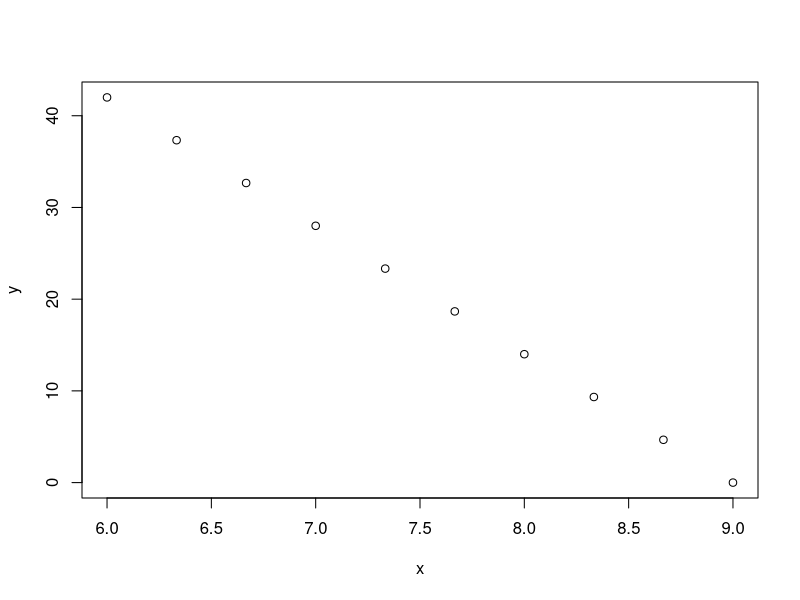
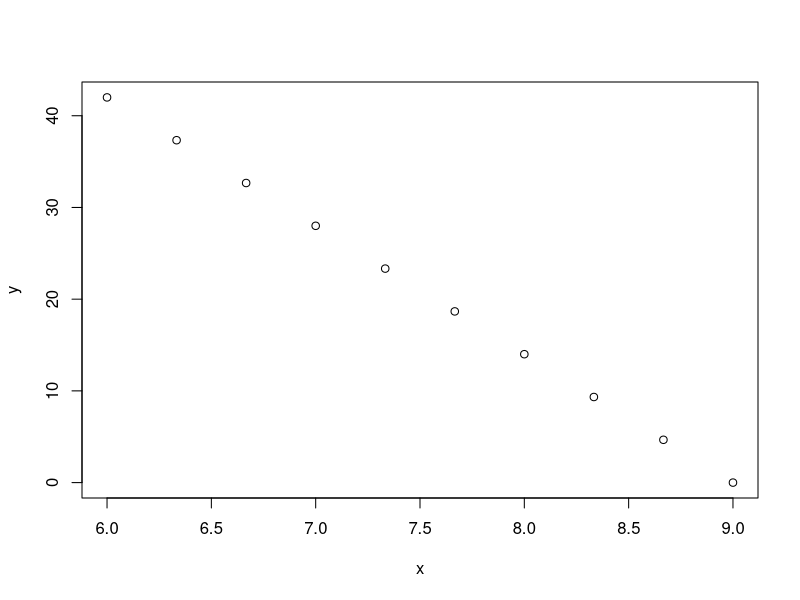
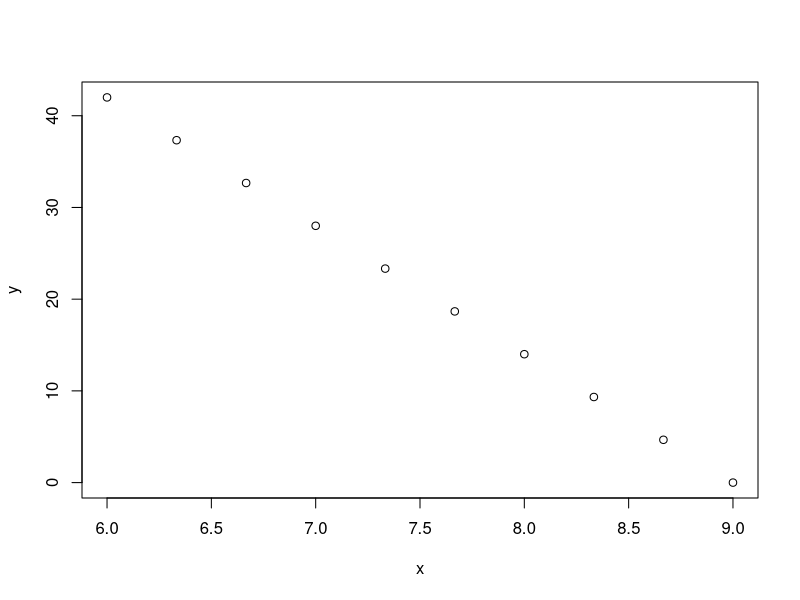
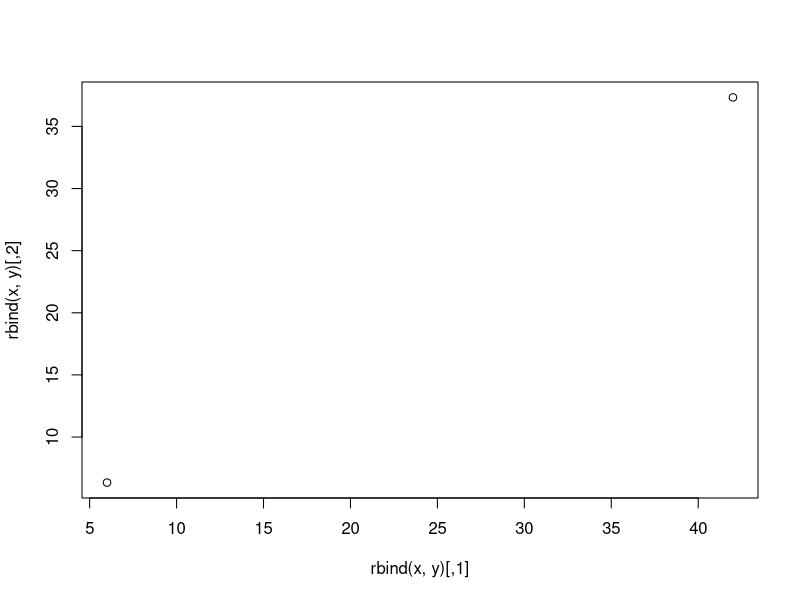
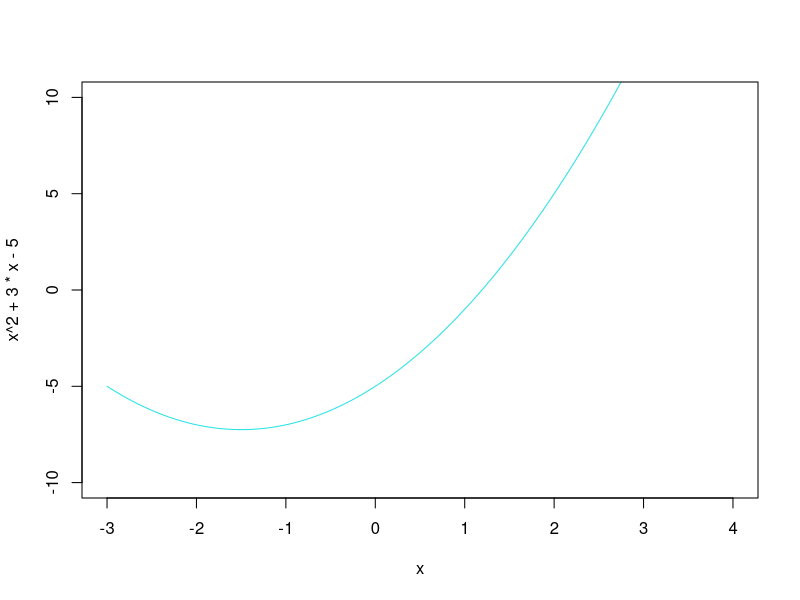

Write the R code that produced these figures, in order.
#Laboratorium_1

#zad_1
#Oblicz:
sin(2*pi)
cos(3/4)
tan(pi)
log(100, 10)
log(15, exp(1))
log(1/7, 7)
exp(3)
64^(1/3)

#zad_2
#Utwórz wektor o składowych od 1 do 10. Zsumuj składowe wektora.
A = seq(1, 10, by=1)
sum(A)

#zad_3
#Utwórz wektor x którego składowymi są liczby parzyste od 2 to 20, a następnie
X = seq(2,20,by=2)

#a) zweryfikuj liczbę składowych wektora x - jest 10

#b) zdefiniuj nowy wektor, y, którego składowe sa takie same jak wektora x,
#tylko w odwrotnej kolejności
Y = rev(X)
#lub
Y = seq(20,2,by=-2)

#c) sprawdź, czym jest wynik działania x*x oraz x^2
X*X
X^2

#d) wyznacz długość (euklidesową) wektora x;
sqrt(sum(X^2))

#e) sprawdź, czym jest wynik mnożenia (macierzowego) transpozycji wektora x przez wektor y 
#oraz wektora x przez transpozycję wektora y.
t(X)%*%Y
X%*%t(Y)

#zad_4
#Utwórz wektor o 13 składowych, którego pierwsza składowa jest równa 5, ostatnia 10, 
#natomiast wszystkie pozostałe są równo oddalone od siebie.
A=seq(5,10,length=13)
A

#zad_5
#Utwórz wektory z1 i z2 będące odpowiednio 5-krotną replikacją wektora (1,2) 
#i 5-krotną replikacją składowych wektora (1,2). Wykonaj polecenia:
Z1 = rep(c(1,2), times=5) 
Z2 = rep(c(1,2), each=5)


#a) dodaj 4 do każdej składowej wektora z1;
Z1 = Z1+4

#b) zdefiniuj nowy wektor, z3, przez usunięcie ostatniej składowej wektora z2;
Z3 = Z2[-c(10,10)]

#c) zadeklaruj nowy wektor, c, jako sumę wektorów z1 i z3 i zweryfikuj wyniki
#C = Z1 + Z3

#d) zdefiniuj nowy wektor, którego składowe to elementy wektora z1, które są większe niż 1.
B = Z1[Z1 > 1]

#zad_6
#Utwórz macierz A=[(2,3,0),(1,-1,2),(1,1,-1)]
A = rbind(c(2,3,0),c(1,-1,2),c(1,1,-1))

#a) sprawdź wynik działania A^2 oraz A%*%A;
A^2
A%*%A

#b) wyznacz transpozycję, wyznacznik i odwrotność macierzy A;
t(A)
det(A)
solve(A)
#c) zdefiniuj wektor b, będący trzecim wierszem macierzy A.
b=A[3,]

#zad_7
#Utwórz dwa dowolne wektory x i y składające się z 10 składowych, a następnie:
x = seq(6,9, length=10)
y = seq(42,0, length=10)
#a) Narysuj punkty (x, y) na wykresie (wykres punktowy). 
library(arm)
plot(x,y)

#b) Połącz wektory x i y za pomocą polecenia data.frame i narysuj powstały wykres
plot(data.frame(x,y))

#c) Połącz wektory x i y za pomocą poleceń rbind i cbind i narysuj powstałe wykresy.
plot(cbind(x,y))

rbind(x,y)
plot(rbind(x,y))
#Narysuj funkcję f(x) = x^2 + 3x − 5 na przedziale (-3, 4). Spróbuj narysować inne funkcje.
curve(x^2 + 3*x - 5, from=-3, to=4, ylim=c(-10,10), col='42069')
